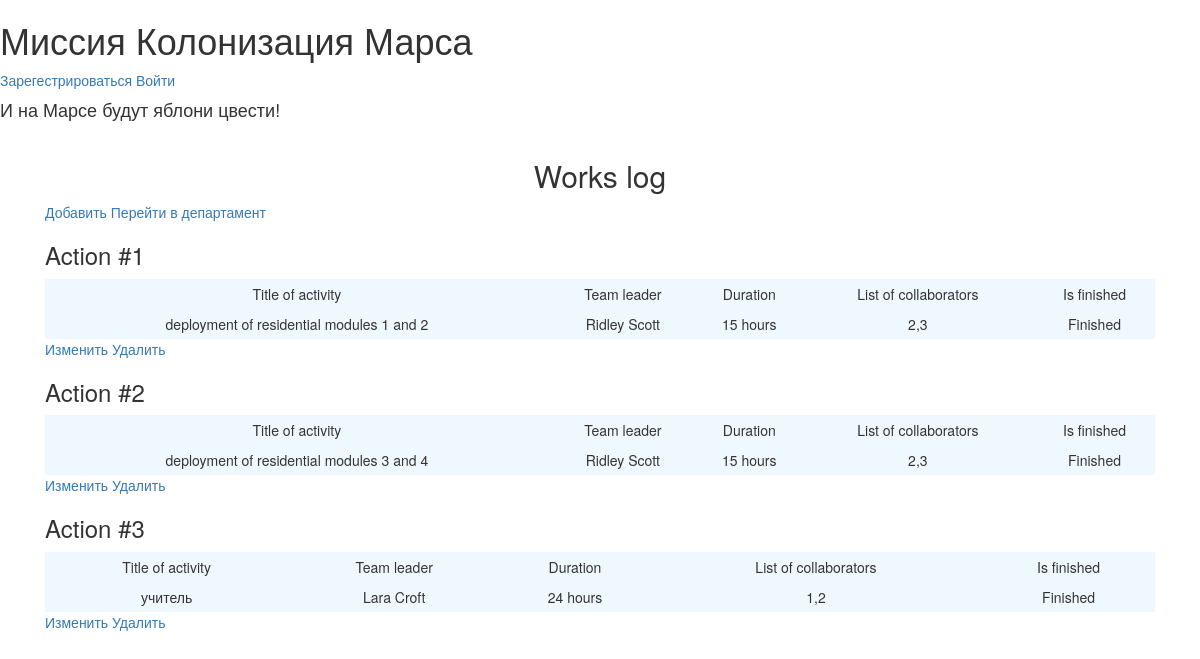
The page / on the database its author committed.
### data/jobs.py (models this page shows)
class Job(SqlAlchemyBase, SerializerMixin):
    __tablename__ = 'jobs'
    id = sqlalchemy.Column(sqlalchemy.Integer,
                           primary_key=True, autoincrement=True)
    team_leader_id = sqlalchemy.Column(sqlalchemy.Integer,
                                       sqlalchemy.ForeignKey("users.id"))
    team_leader = orm.relationship('User')
    job = sqlalchemy.Column(sqlalchemy.String, nullable=True)
    work_size = sqlalchemy.Column(sqlalchemy.Integer, nullable=True)
    collaborators = sqlalchemy.Column(sqlalchemy.String, nullable=True)
    start_date = sqlalchemy.Column(sqlalchemy.DateTime, default=datetime.datetime.now())
    end_date = sqlalchemy.Column(sqlalchemy.DateTime)
    is_finished = sqlalchemy.Column(sqlalchemy.Boolean, default=False)

### data/users.py (models this page shows, shortened)
class User(SqlAlchemyBase, UserMixin, SerializerMixin):
    __tablename__ = 'users'
    id = sqlalchemy.Column(sqlalchemy.Integer,
                           primary_key=True, autoincrement=True)
    surname = sqlalchemy.Column(sqlalchemy.String, nullable=True)
    name = sqlalchemy.Column(sqlalchemy.String, nullable=True)
    age = sqlalchemy.Column(sqlalchemy.Integer, nullable=True)
    position = sqlalchemy.Column(sqlalchemy.String, nullable=True)
    speciality = sqlalchemy.Column(sqlalchemy.String, nullable=True)
    address = sqlalchemy.Column(sqlalchemy.String, nullable=True)
    email = sqlalchemy.Column(sqlalchemy.String,
                              index=True, unique=True, nullable=True)
    hashed_password = sqlalchemy.Column(sqlalchemy.String, nullable=True)
    modified_date = sqlalchemy.Column(sqlalchemy.DateTime,
                                      default=datetime.datetime.now)
    city = sqlalchemy.Column(sqlalchemy.String, nullable=True)

### main.py (the view)
@app.route('/')
def works_log():
    jobs = db_sess.query(Job).all()
    return render_template('jobs.html', title='Журнал работ', jobs=jobs)

### templates/jobs.html
{% extends 'base.html' %}
{% block content %}
    <h2 align="center">Works log</h2>
        <div class="edit_jobs">
        <a href="http://localhost:5000/register_jobs">Добавить</a>
            <a href="http://localhost:5000/departament">Перейти в департамент</a>
        </div>
    {% for job in jobs %}
        <h3>Action #{{ loop.index }}</h3>
        <table class="tbl">
            <tr class="mn">
                <td>Title of activity</td>
                <td>Team leader</td>
                <td>Duration</td>
                <td>List of collaborators</td>
                <td>Is finished</td>
            </tr>
            <tr>
                <td>{{ job.job }}</td>
                <td>{{ job.team_leader.name }} {{ job.team_leader.surname }}</td>
                <td>{{ job.work_size }} hours</td>
                <td>{{ job.collaborators }}</td>
                <td>{% if job.is_finished == 0 %} Is not finished {% else %} Finished {% endif %}</td>
            </tr>
        </table>
        <a href="http://localhost:5000/job/{{job.id}}">Изменить</a>
        <a href="http://localhost:5000/job_delete/{{job.id}}">Удалить</a>
    {% endfor %}
{% endblock %}

### templates/base.html (shortened to what this page needs)
<!doctype html>
<html lang="en">
<head>
    <link rel="stylesheet"
          href="https://stackpath.bootstrapcdn.com/bootstrap/4.4.1/css/bootstrap.min.css"
>
    <link rel="stylesheet" type="text/css" href="/static/css/styles.css">
    <link rel="stylesheet"
        type="text/css"
        href="https://maxcdn.bootstrapcdn.com/bootstrap/3.3.5/css/bootstrap-theme.min.css">
    <link rel="stylesheet"
        type="text/css"
        href="https://maxcdn.bootstrapcdn.com/bootstrap/3.3.5/css/bootstrap.min.css">
</head>
<body>
<div class="first_line">
    <h1 class="first_line_content">Миссия Колонизация Марса</h1>
    {% if current_user.is_authenticated %}
        <a href="http://localhost:5000/logout">{{ current_user.name }}</a>
    {% else %}
        <a href="http://localhost:5000/register">Зарегестрироваться</a>
        <a href="http://localhost:5000/login">Войти</a>
    {% endif %}
</div>
<h4>И на Марсе будут яблони цвести!</h4>
<main role="main" class="container">
    {% block content %}{% endblock %}
</main>
</body>
</html>

### static/css/styles.css (style rules this page uses)
h4 { color: #008000; }
.container { margin: 20px; }
.tbl { width: 100%; text-align: center; background-color: aliceblue; line-height: 30px; }

### rows shown on the page
Job: job "deployment of residential modules 1 and 2", team_leader.name "Ridley", team_leader.surname "Scott", work_size "15", collaborators "2,3", is_finished "Finished"
Job: job "deployment of residential modules 3 and 4", team_leader.name "Ridley", team_leader.surname "Scott", work_size "15", collaborators "2,3", is_finished "Finished"
Job: job "учитель", team_leader.name "Lara", team_leader.surname "Croft", work_size "24", collaborators "1,2", is_finished "Finished"
